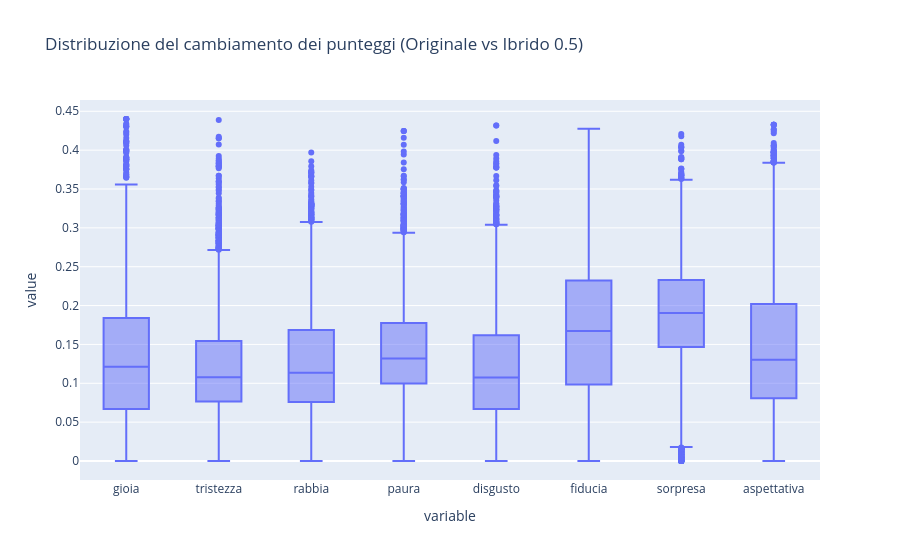

Notebook source saved alongside this figure:
### Markdown cell above
# Analisi del cambiamento
Visualizziamo come i punteggi emotivi di alcune parole cambiano con il ricalcolo.

### Code cell
df_delta = (df_alpha_05 - df_emotions).abs() # Cambiamento assoluto tra originale e ricalcolato con alpha 0.5

print("Cambiamento medio dei punteggi per emozione (Alpha 0.5):")
print(df_delta.mean())

import plotly.express as px
fig_delta = px.box(df_delta, title="Distribuzione del cambiamento dei punteggi (Originale vs Ibrido 0.5)")
fig_delta.show()

### Figure 1 — Plotly figure (JSON) as saved in the notebook; plotly's stock layout.template omitted (floating-point values rounded to 4 significant figures; data arrays with more than 128 entries replaced by an {"elided": "..."} marker saying what was removed)
{"data": [{"alignmentgroup": "True", "hovertemplate": "variable=%{x}<br>value=%{y}<extra></extra>", "legendgroup": "", "marker": {"color": "#636efa"}, "name": "", "notched": false, "offsetgroup": "", "orientation": "v", "showlegend": false, "x": {"elided": "55240 str values"}, "x0": " ", "xaxis": "x", "y": {"elided": "55240 float values"}, "y0": " ", "yaxis": "y", "type": "box"}], "layout": {"xaxis": {"anchor": "y", "domain": [0.0, 1.0], "title": {"text": "variable"}}, "yaxis": {"anchor": "x", "domain": [0.0, 1.0], "title": {"text": "value"}}, "legend": {"tracegroupgap": 0}, "title": {"text": "Distribuzione del cambiamento dei punteggi (Originale vs Ibrido 0.5)"}, "boxmode": "group"}}
